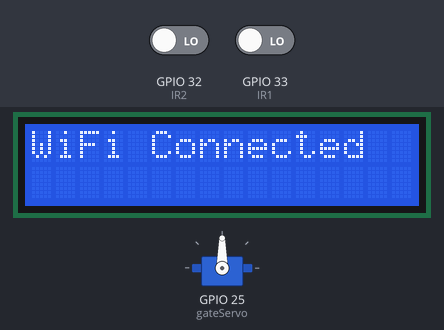
Bench run of a sketch on a simulated ESP32. On the bench: 16×2 character LCD, servo. Inputs (shaded band) come from the test bench; at power-on: GPIO 32 (IR2) LOW, GPIO 33 (IR1) LOW. WiFi joins after 1.5 s; servers stay silent unless stated; web services answer with replies made up by the test bench; what the sketch prints to the serial monitor is not drawn.

Above: at 1.6 s.
At 4.2 s:
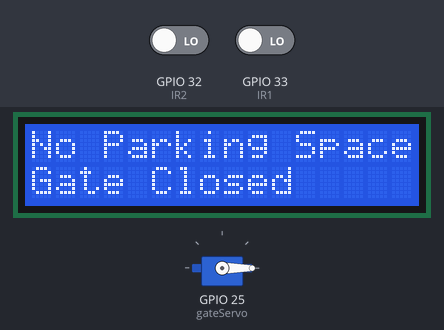
4.3 s: GPIO 32 (IR2) driven HIGH and GPIO 33 (IR1) driven HIGH
18.3 s: GPIO 32 (IR2) driven LOW
At 19.1 s:
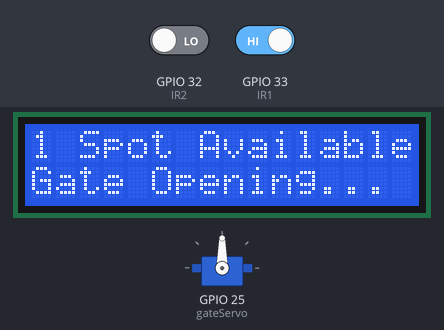
29.7 s: GPIO 32 (IR2) driven HIGH
At 38.5 s:
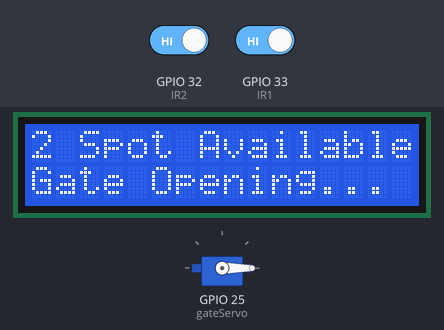
Timing chart, 0 to 40.0 s (numbered marks = the images above; inputs shaded):
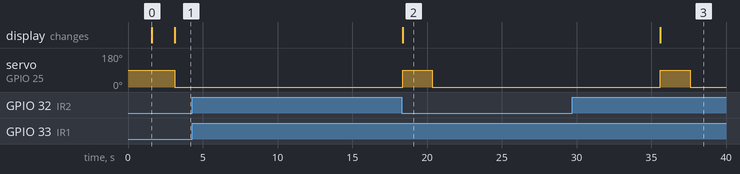

Measured:
- after the input at 4.3 s, every drawn part: stays the same
- after the input at 18.3 s, the display: changes after 0.07 s (image 2)
- after the input at 29.7 s, the display: changes after 5.9 s (image 3)
- what the display in image 0 shows lasts 1.5 s, from 1.6 s to 3.1 s

The sketch:

ParkingSystemIOT.ino
```cpp
#include <WiFi.h>
#include <HTTPClient.h>
#include <Wire.h>
#include <LiquidCrystal_I2C.h>
#include <ESP32Servo.h>

LiquidCrystal_I2C lcd(0x27, 16, 2);
Servo gateServo;

// IR sensor pins (for 2 parking spots)
#define IR1 33
#define IR2 32

// WiFi + ThingSpeak details
const char* ssid = "Redmi";
const char* password = "Hrutika@02";
String apiKey = "ST6Y11ATG35ECUAA";
const char* server = "https://api.thingspeak.com/update";

void setup() {
  Serial.begin(115200);
  lcd.init();
  lcd.backlight();

  pinMode(IR1, INPUT);
  pinMode(IR2, INPUT);
  gateServo.attach(25);

  // --- WiFi connection ---
  lcd.setCursor(0, 0);
  lcd.print("Connecting WiFi");
  WiFi.begin(ssid, password);
  unsigned long start = millis();
  while (WiFi.status() != WL_CONNECTED && millis() - start < 20000) {
    delay(500);
    Serial.print(".");
  }

  lcd.clear();
  if (WiFi.status() == WL_CONNECTED) {
    lcd.print("WiFi Connected");
  } else {
    lcd.print("WiFi Failed");
  }
  delay(1500);
  lcd.clear();
}

void loop() {
  int ir1 = digitalRead(IR1);
  int ir2 = digitalRead(IR2);

  // Calculate available spots
  int availableSpots = 0;
  if (ir1 == HIGH) availableSpots++;
  if (ir2 == HIGH) availableSpots++;

  Serial.print("IR1: "); Serial.print(ir1);
  Serial.print(" | IR2: "); Serial.print(ir2);
  Serial.print(" | Free Spots: "); Serial.println(availableSpots);

  // --- Display and Servo Logic ---
  if (availableSpots == 0) {
    lcd.clear();
    lcd.setCursor(0, 0);
    lcd.print("No Parking Space");
    lcd.setCursor(0, 1);
    lcd.print("Gate Closed     ");
    gateServo.write(0); // Close gate
  } else {
    lcd.clear();
    lcd.setCursor(0, 0);
    lcd.print(String(availableSpots) + " Spot Available");
    lcd.setCursor(0, 1);
    lcd.print("Gate Opening...");
    gateServo.write(90); // Open gate
    delay(2000);
    gateServo.write(0);  // Close after few seconds
  }

  // --- Upload data to ThingSpeak ---
  if (WiFi.status() == WL_CONNECTED) {
    HTTPClient http;
    String url = String(server) + "?api_key=" + apiKey +
                 "&field1=" + String(availableSpots) +
                 "&field2=" + String(ir1 == LOW ? 0 : 1) +
                 "&field3=" + String(ir2 == LOW ? 0 : 1);
    http.begin(url);
    int httpCode = http.GET();
    http.end();
    Serial.println("Data sent to ThingSpeak");
  }

  delay(15000); // ThingSpeak needs 15s gap between uploads
}
```
